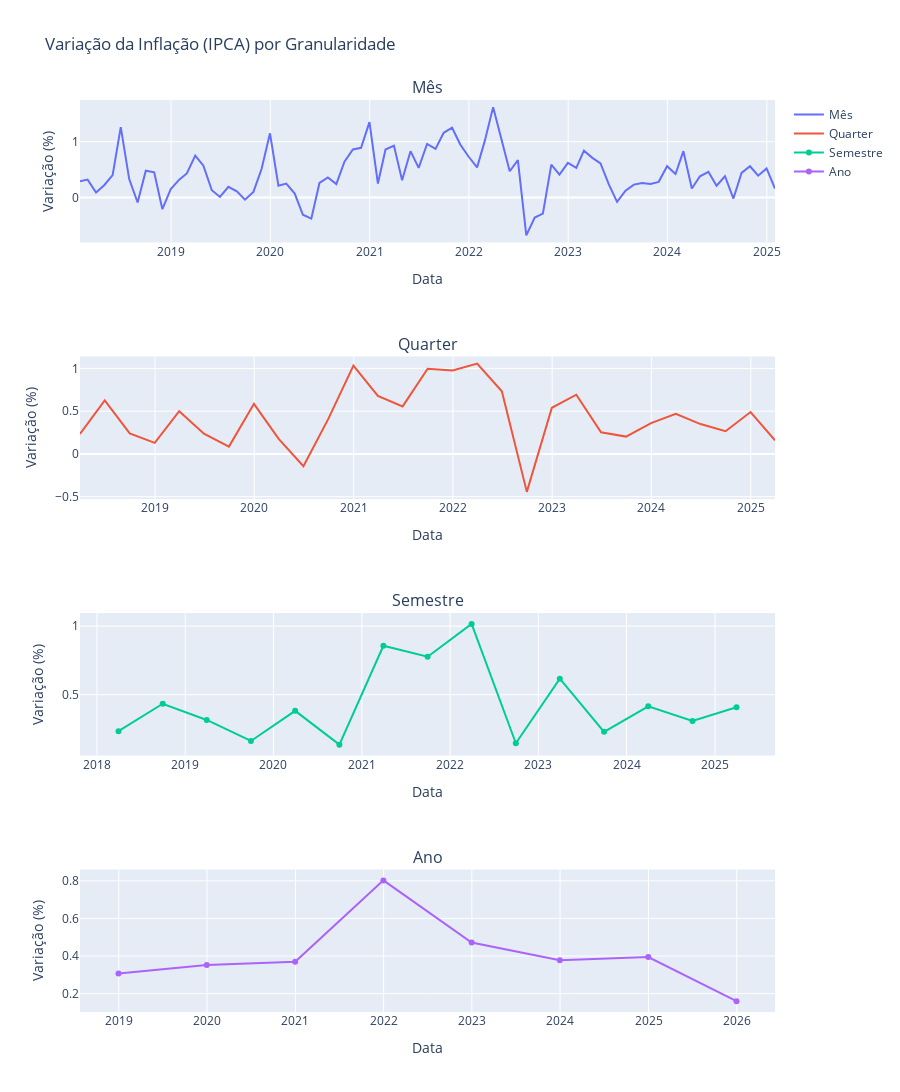

The cell this chart's notebook holds for it:
### Markdown cell above
### 2.3 Subplots para análise

### Code cell
# Criação dos subplots
fig = make_subplots(rows=len(granularidades), cols=1, subplot_titles=list(granularidades.keys()))

# Loop para plotar os gráficos
for count, (nome, freq) in enumerate(granularidades.items(), start=1):
    tempo = df['No mês'].resample(freq).mean()

    fig.add_trace(
        go.Scatter(x=tempo.index, y=tempo.values, name=nome),
        row=count, col=1
    )
    fig.update_xaxes(title_text='Data', row=count, col=1)
    fig.update_yaxes(title_text='Variação (%)', row=count, col=1)

# Plot dos gráficos
fig.update_layout(height=1100, width=900, title_text='Variação da Inflação (IPCA) por Granularidade')
fig.show()
